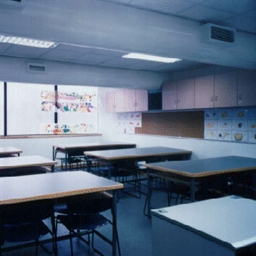
#> input picture Assignment 3/Cases/Dataset/0/10.png, 256 x 256 px, given in place of , which was not available
$ python main.py
#> lines starting #> are read from the running program, lines starting #| are printed output that depends on the picture; long printed decimals are rounded; pictures that were not available may be replaced by others from this repository, and a replacement may not be noted
#!/usr/bin/env python

'''
Image Processing course assignment 3.

University of São Paulo (USP)
Institute of Mathematics and Computing Sciences (ICMC)
SCC0251 - Image Processing 2023.1
Assignment 3: image descriptors
Lucas Xavier Leite, USP number: 10783347

Task
----
In this assignment you have to implement a classic feature extractor called
Histogram of Oriented Gradients (HOG). It was first introduced by Dalal and
Triggs for human detection in CCTV images. We will follow in their steps and
implement a solution for the same task using both the descriptor and the
Machine Learning algorithm K-nearest-neighbours.
'''

import numpy as np
import matplotlib.pyplot as plt
import imageio.v3 as iio
from scipy import ndimage

DEBUG = True
GRAY_LEVELS = 256

# Ignore division by zero warnings
np.seterr(divide='ignore', invalid='ignore')


def main():
    # Read input data
    X0 = input().split(' ')
    X1 = input().split(' ')
    X_test = input().split(' ')

    # Load training and test sets
    training_set_no_humans = [luminance(iio.imread(xi)) for xi in X0]
    training_set_humans = [luminance(iio.imread(xi)) for xi in X1]
    test_set = [luminance(iio.imread(xi)) for xi in X_test]

    # Display some example images
    if DEBUG is True:
        plt.subplot(131)
        plt.title('sample from training set X0')
        plt.axis('off')
        plt.imshow(training_set_no_humans[0], cmap='gray')

        plt.subplot(132)
        plt.title('sample from training set X1')
        plt.axis('off')
        plt.imshow(training_set_humans[0], cmap='gray')

        plt.subplot(133)
        plt.title('sample from test set X_test')
        plt.axis('off')
        plt.imshow(test_set[0], cmap='gray')

        plt.show()

    # Compute HOG descriptors for training and test sets
    desc_no_humans = [hog(image) for image in training_set_no_humans]
    desc_humans = [hog(image) for image in training_set_humans]

    # Classify test set images
    pred = [str(knn(hog(x), desc_no_humans, desc_humans)) for x in test_set]

    # Print predictions
    print(' '.join(pred))

    # Calculate the accuracy
    if DEBUG is True:
        true_classes = np.array([x.split('/')[1] for x in X_test])
        print(f'\nAccuracy: {accuracy(true_classes, pred) * 100}%')


def normalize_minmax(f, factor):
    '''
    Normalize an input array using min-max normalization.

    Parameters
    ----------
    f : array-like
        Input array to be normalized.
    factor : int
        Scale factor to be applied after normalization.

    Returns
    -------
    numpy.ndarray
        Normalized and scaled array.

    Examples
    --------
    >>> f = np.array([1, 2, 3, 4, 5])
    >>> normalize_minmax(f, 255)
    array([  0,  63, 127, 191, 255], dtype=uint8)
    '''
    f_min = np.min(f)
    f_max = np.max(f)

    f = (f - f_min) / (f_max - f_min)

    return (f * factor)


def luminance(image):
    '''
    Converts an RGB image to grayscale using the luminance method.

    Parameters
    ----------
    image : numpy.ndarray
        The input RGB image.

    Returns
    -------
    numpy.ndarray
        The resulting grayscale image.
    '''
    M, N, _ = image.shape
#> M = 256; N = 256

    image_copy = image.copy().astype(np.float32)

    R = image_copy[:, :, 0]
    G = image_copy[:, :, 1]
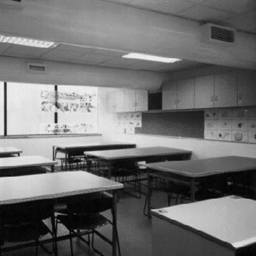
#> G: shape (256, 256) float32; min 0, max 246, mean 111.3
    B = image_copy[:, :, 2]
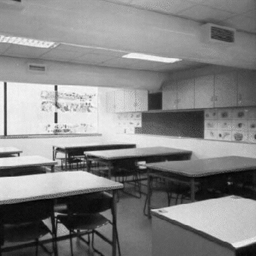
#> B: shape (256, 256) float32; min 0, max 255, mean 132.1

    output = np.zeros((M, N), dtype=np.float32)
    output = np.floor(R * 0.299 + G * 0.587 + B * 0.144)

    return normalize_minmax(output, GRAY_LEVELS - 1)
#> in normalize_minmax, `f_min = np.min(f)`: f_min = 1
#> in normalize_minmax, `f_max = np.max(f)`: f_max = 252
#> in main, `training_set_no_humans = [luminance(iio.imread(xi)) for xi in X0]`: training_set_no_humans = 1 item


def hog(image, nbins=9, bin_size=20, operator='sobel'):
    '''
    Calculate the Histogram of Oriented Gradients (HOG) descriptor of an image.

    Parameters
    ----------
    image : array-like
        Input image.
    nbins : int, optional
        Number of orientation bins.
    bin_size : int, optional
        Size of each orientation bin, in degrees.
    operator : str, optional
        Type of operator kernel to use. Valid values are 'sobel', 'scharr', and
        'prewitt'.

    Returns
    -------
    numpy.ndarray
        HOG descriptor of the input image.

    Raises
    ------
    ValueError
        If the `operator` parameter is not valid.
    '''
#> called with nbins = 9, bin_size = 20, operator = 'sobel'
    # Define the operator kernels (Sobel, Scharr or Prewitt)
    kernel_x = np.zeros((3, 3), dtype=np.int32)

    if operator == 'sobel':
        kernel_x = np.array([[-1, -2, -1], [0, 0, 0], [1, 2, 1]])
    elif operator == 'scharr':
        kernel_x = np.array([[-3, -10, 3], [-10, 0, 10], [-3, 0, 3]])
    elif operator == 'prewitt':
        kernel_x = np.array([[-1, -1, -1], [0, 0, 0], [1, 1, 1]])
    else:
        raise ValueError('Operator not valid.')

    kernel_y = kernel_x.T

    # Obtain gradients by convolving the image with the Sobel kernels
    gradient_x = ndimage.convolve(image, kernel_x)
    gradient_y = ndimage.convolve(image, kernel_y)

    # Obtain magnitude and angle
    magnitude = np.hypot(gradient_x, gradient_y)
    magnitude /= magnitude.sum()
    angle = np.degrees(np.arctan(gradient_y / gradient_x) + np.pi / 2)

    descriptor = np.zeros(nbins, dtype=np.float32)

    for i in range(nbins):
        # Create a mask selecting the pixels with an angle in the current bin
        # and compute the accumulated magnitude.
        bin_mask = (angle >= (i * bin_size)) & (angle < bin_size * (i + 1))
        descriptor[i] = magnitude[bin_mask].sum()

        # Mask for 9 bins of 20 degrees:
        # 0 * 20 = 0 <= angle < 20 = 20 * (0 + 1)
        # 1 * 20 = 20 <= angle < 40 = 20 * (1 + 1)
        # 2 * 20 = 40 <= angle < 60 = 20 * (2 + 1)
        # 3 * 20 = 60 <= angle < 80 = 20 * (3 + 1)
        # ...
        # 8 * 20 = 160 <= angle < 180 = 20 * (8 + 1)

    if DEBUG is True:
        plt.subplot(141)
        plt.title('input')
        plt.axis('off')
        plt.imshow(image, cmap='gray')

        plt.subplot(142)
        plt.title('magnitude')
        plt.axis('off')
        plt.imshow(magnitude, cmap='gray')

        plt.subplot(143)
        plt.title('angle')
        plt.axis('off')
        plt.imshow(angle, cmap='gray')

        plt.subplot(144)
        plt.title('descriptor')
        plt.xticks(np.arange(nbins))
        plt.xlabel('bins')
        plt.ylabel('acc. magnitude')
        plt.bar(np.arange(nbins), descriptor)

        plt.show()
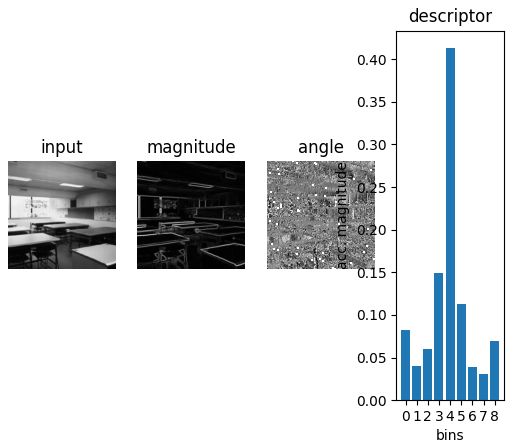
#> figure drawn by matplotlib, 4 panels; panel 4: tallest bar 0.413 high, from x = 3.6 to 4.4
#> in main, `desc_no_humans = [hog(image) for image in training_set_no_humans]`: desc_no_humans = [[0.0827, 0.0407, 0.0603, 0.149, 0.413, 0.112, 0.0391, 0.0311, 0.0695]]
#> in main, `desc_humans = [hog(image) for image in training_set_humans]`: desc_humans has the same summary as desc_no_humans
#> call 3 of hog, with nbins = 9, bin_size = 20, operator = 'sobel'
#> in hog (call 3), `gradient_y = ndimage.convolve(image, kernel_y)`:
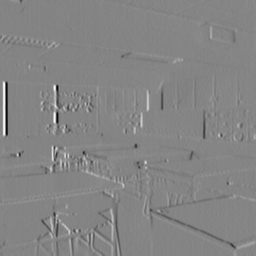
#> gradient_y: shape (256, 256) float32; min -824.9, max 763, mean 1.9; drawn with min black and max white
#> in hog (call 3), `angle = np.degrees(np.arctan(gradient_y / gradient_x) + np.pi / 2)`:
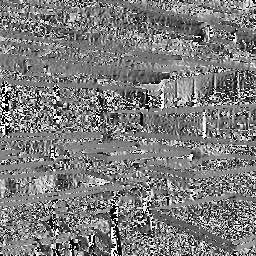
#> angle: shape (256, 256) float32; 0.07% of the values are NaN or infinite; the others: min 0, max 180, mean 87.65; drawn with min black, max white, NaN and infinite black
#> the loop in hog (call 3), `for i in range(nbins):` made 9 passes
#> pass 1, in hog (call 3), `bin_mask = (angle >= (i * bin_size)) & (angle < bin_size * (i + 1))`:
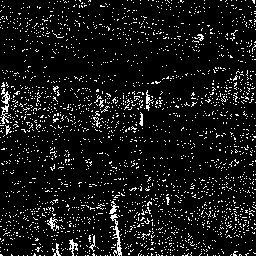
#> bin_mask: shape (256, 256) bool; 8.4% white in thin lines or dots
#> pass 3, in hog (call 3), `bin_mask = (angle >= (i * bin_size)) & (angle < bin_size * (i + 1))`:
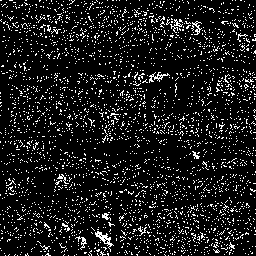
#> bin_mask: shape (256, 256) bool; 10.5% white in thin lines or dots
#> after the loop in hog (call 3), `for i in range(nbins):`: descriptor = [0.0827, 0.0407, 0.0603, 0.149, 0.413, 0.112, 0.0391, 0.0311, 0.0695]
#| [0.08274 0.04069 0.06029 0.1491 0.4128 0.1123
#|  0.03913 0.03107 0.06947]

        print(descriptor)

    return descriptor


def euclidean_distance(a, b):
    '''
    Calculate the Euclidean distance between two points in n-dimensional space.

    Parameters:
    -----------
    a : array-like
        The first point in n-dimensional space.
    b : array-like
        The second point in n-dimensional space.

    Returns:
    --------
    float
        The Euclidean distance between points a and b.

    Examples:
    ---------
    >>> euclidean_distance([0,0], [3,4])
    5.0
    >>> euclidean_distance([0,0,0], [1,1,1])
    1.7320508075688772
    '''
    return np.linalg.norm(a - b)


def knn(input_value, class_0_set, class_1_set, dist=euclidean_distance, k=3):
    '''
    Classifies an input value into one of two classes using k-nearest neighbors
    algorithm.

    Parameters:
    -----------
    input_value : array_like
        Input value to be classified.
    class_0_set : array_like
        Set of input values in class 0.
    class_1_set : array_like
        Set of input values in class 1.
    dist : function, optional
        Function that computes distance between two points. Default is
        Euclidean distance.
    k : int, optional
        Number of neighbors to consider. Default is 3.

    Returns:
    --------
    int
        The predicted class label (0 or 1).
    '''
#> called with input_value = array of shape (9,), k = 3
    # Create an array for each class. The second column contains the class.
    class_0 = np.zeros((len(class_0_set), 2))
#> class_0 = [[0, 0]]
    class_1 = np.ones((len(class_1_set), 2))
#> class_1 = [[1, 1]]

    # Compute the distance between the input value and all values in each
    # training set, storing the results in the first column.
    class_0[:, 0] = [dist(input_value, i) for i in class_0_set]
    class_1[:, 0] = [dist(input_value, i) for i in class_1_set]

    # Concatenate the two arrays and sort by distance values
    classes = np.concatenate((class_0, class_1), axis=0)
#> classes = [[0, 0], [0, 1]]
    classes = classes[classes[:, 0].argsort()]

    # Count the number of votes for class 1 from the k-nearest neighbors
    votes_for_class_1 = int(classes[:k, 1].sum())
#> votes_for_class_1 = 1

    if DEBUG is True:
        print(classes)
#| [[0. 0.]
#|  [0. 1.]]
        print(f'\nVotes for class 0: {k - votes_for_class_1}')
#| Votes for class 0: 2
        print(f'Votes for class 1: {votes_for_class_1}\n')
#| Votes for class 1: 1

    # Return the predicted class label based on the majority vote
    return int(votes_for_class_1 > k // 2)


def accuracy(true_classes, predicted_classes):
    '''
    Calculate the accuracy score of predicted classes.

    Parameters
    ----------
    true_classes : array-like
        True target classes.

    predicted_classes : array-like
        Predicted target classes.

    Returns
    -------
    float
        The accuracy score.

    Examples
    --------
    >>> true_classes = [0, 1, 1, 0, 1]
    >>> predicted_classes = [0, 1, 0, 0, 1]
    >>> accuracy(true_classes, predicted_classes)
    0.6
    '''
    return np.sum(true_classes == predicted_classes) / len(true_classes)


if __name__ == '__main__':
    main()
#> in main, `pred = [str(knn(hog(x), desc_no_humans, desc_humans)) for x in test_set]`: pred = ['0']
#| 0
#> (the run stopped early here; a loop or call above may not have finished)

$ run again, on Assignment 3/Cases/Dataset/0/11.png
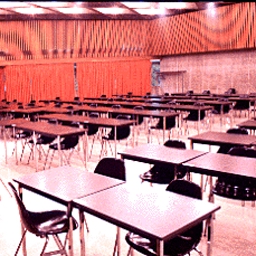
#> input picture Assignment 3/Cases/Dataset/0/11.png, 256 x 256 px, given in place of , which was not available
#> M = 256
#> f_min = 0
#> f_max = 262
#> training_set_no_humans = 1 item
#> in hog, `plt.show()`:
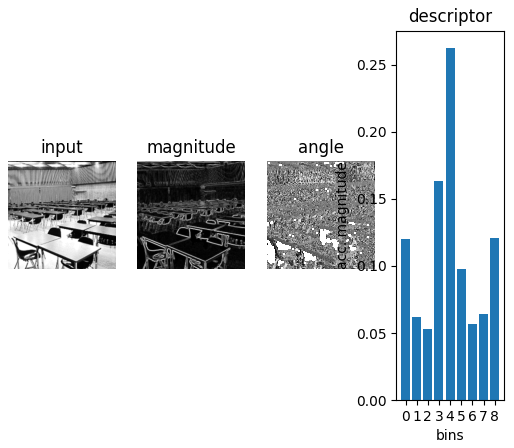
#> figure drawn by matplotlib, 4 panels; panel 4: tallest bar 0.262 high, from x = 3.6 to 4.4
#> desc_no_humans = [[0.12, 0.0617, 0.053, 0.163, 0.262, 0.0979, 0.0565, 0.0641, 0.121]]
#> desc_humans has the same summary as desc_no_humans
#> the loop in hog (call 3), `for i in range(nbins):` made 9 passes
#> pass 3, in hog (call 3), `bin_mask = (angle >= (i * bin_size)) & (angle < bin_size * (i + 1))`:
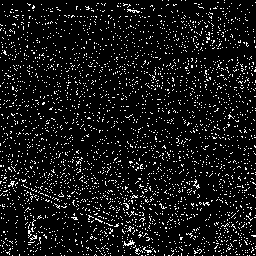
#> bin_mask: shape (256, 256) bool; 8.5% white in thin lines or dots
#> after the loop in hog (call 3), `for i in range(nbins):`: descriptor = [0.12, 0.0617, 0.053, 0.163, 0.262, 0.0979, 0.0565, 0.0641, 0.121]
#| [0.1197 0.06168 0.05303  0.1629  0.2622 0.09791
#|  0.05649 0.0641 0.1212]
#> class_0 = [[0, 0]]
#> class_1 = [[1, 1]]
#> classes = [[0, 0], [0, 1]]
#> votes_for_class_1 = 1
#| [[0. 0.]
#|  [0. 1.]]
#| Votes for class 0: 2
#| Votes for class 1: 1
#> pred = ['0']
#| 0

$ run again, on Assignment 3/Cases/Dataset/0/12.png
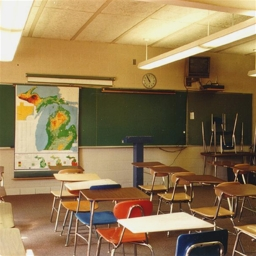
#> input picture Assignment 3/Cases/Dataset/0/12.png, 256 x 256 px, given in place of , which was not available
#> M = 256
#> f_min = 12
#> f_max = 257
#> training_set_no_humans = 1 item
#> in hog, `plt.show()`:
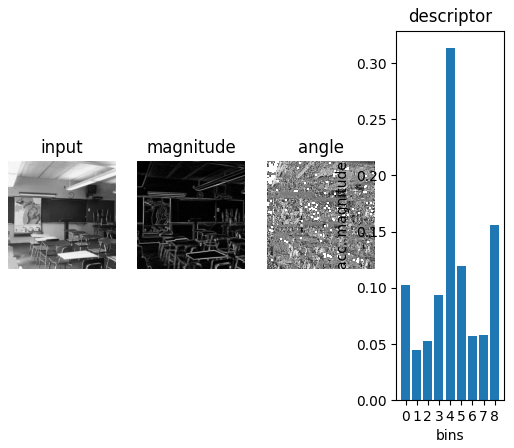
#> figure drawn by matplotlib, 4 panels; panel 4: tallest bar 0.313 high, from x = 3.6 to 4.4
#> desc_no_humans = [[0.102, 0.0447, 0.0529, 0.0934, 0.313, 0.12, 0.057, 0.0581, 0.156]]
#> desc_humans has the same summary as desc_no_humans
#> the loop in hog (call 3), `for i in range(nbins):` made 9 passes
#> pass 3, in hog (call 3), `bin_mask = (angle >= (i * bin_size)) & (angle < bin_size * (i + 1))`:
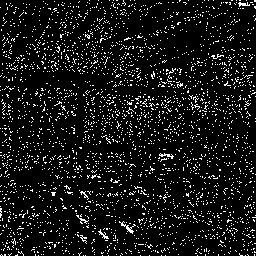
#> bin_mask: shape (256, 256) bool; 8.8% white in thin lines or dots
#> after the loop in hog (call 3), `for i in range(nbins):`: descriptor = [0.102, 0.0447, 0.0529, 0.0934, 0.313, 0.12, 0.057, 0.0581, 0.156]
#| [0.1025 0.0447  0.05287 0.09341 0.3133 0.1196
#|  0.05701 0.05807 0.1561]
#> class_0 = [[0, 0]]
#> class_1 = [[1, 1]]
#> classes = [[0, 0], [0, 1]]
#> votes_for_class_1 = 1
#| [[0. 0.]
#|  [0. 1.]]
#| Votes for class 0: 2
#| Votes for class 1: 1
#> pred = ['0']
#| 0
